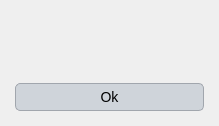
<?xml version="1.0" encoding="UTF-8"?>
<ui version="4.0">
 <class>Dialog</class>
 <widget class="QDialog" name="Dialog">
  <property name="geometry">
   <rect>
    <x>0</x>
    <y>0</y>
    <width>219</width>
    <height>126</height>
   </rect>
  </property>
  <property name="windowTitle">
   <string>Dialog</string>
  </property>
  <property name="styleSheet">
   <string notr="true">
QLineEdit {
    font-family: 'Georgia'; /* Cambiar la fuente a Georgia */
    font-size: 14px; /* Cambiar el tamaño de la fuente */
    color: #000000; /* Color del texto (blanco) */
    background-color: #f0f0f0; /* Color de fondo del QLineEdit */
    border: 1px solid #000000; /* Borde blanco */
}

QComboBox {
    font-family: 'Georgia'; /* Cambiar la fuente a Georgia */
    font-size: 14px; /* Cambiar el tamaño de la fuente */
    color: #000000; /* Color del texto (blanco) */
    background-color: #cfd4da; /* Fondo oscuro del ComboBox */
}

QRadioButton {
    font-family: 'Georgia'; /* Cambiar la fuente a Georgia */
    font-size: 14px; /* Cambiar el tamaño de la fuente */
    color: #000000; /* Color del texto (blanco) */
}

QCheckBox {
    font-family: 'Georgia'; /* Cambiar la fuente a Georgia */
    font-size: 14px; /* Cambiar el tamaño de la fuente */
    color: #000000; /* Color del texto (blanco) */
}

/* Cambiar la fuente y estilo de los QPushButton */
QPushButton {
    font-family: 'Georgia'; /* Cambiar la fuente */
    font-size: 14px; /* Cambiar el tamaño de la fuente */
    color: #000000; /* Color del texto negro */
    background-color: #cfd4da; /* Fondo gris claro */
    border: 1px solid #a1a6ad; /* Borde gris medio */
    border-radius: 5px; /* Bordes redondeados */
    padding: 5px; /* Espaciado interno */
}

/* Estilo cuando el ratón pasa sobre el botón */
QPushButton:hover {
    color: #000000; /* Mantener el texto negro */
    background-color: #b7bcc3; /* Fondo gris un poco más oscuro al pasar el mouse */
}

/* Estilo cuando el botón está presionado */
QPushButton:pressed {
    background-color: #a6acb3; /* Fondo ligeramente más oscuro al presionar */
    color: #000000; /* Mantener el texto negro cuando se presiona */
}



/* Estilo general para QTableWidget y QTableView */
QTableWidget, QTableView {
    font-family: 'Georgia'; /* Cambiar la fuente a Georgia */
    font-size: 14px; /* Tamaño de la fuente */
    color: #000000; /* Color del texto negro */
    background-color: #e6e9ed; /* Fondo gris claro para la tabla */
    gridline-color: #a1a6ad; /* Color de las líneas de la tabla (gris medio) */
    selection-background-color: #b7bcc3; /* Color de fondo cuando se selecciona una celda (gris suave) */
    selection-color: #000000; /* Color del texto cuando la celda está seleccionada (negro) */
}

/* Estilo para el encabezado horizontal de la tabla */
QHeaderView::section {
    font-family: 'Georgia'; /* Cambiar la fuente a Georgia */
    font-size: 14px; /* Tamaño de la fuente */
    color: #000000; /* Color del texto negro */
    background-color: #cfd4da; /* Fondo gris claro del encabezado */
    border: 1px solid #a1a6ad; /* Borde gris medio entre las secciones */
    padding: 4px; /* Espaciado interno en el encabezado */
}

/* Estilo para las celdas de la tabla al pasar el mouse */
QTableWidget::item:hover, QTableView::item:hover {
    background-color: #b7bcc3; /* Fondo gris suave al pasar el mouse */
    color: #000000; /* Mantener el texto negro */
}

/* Estilo para las celdas cuando están seleccionadas */
QTableWidget::item:selected, QTableView::item:selected {
    background-color: #a6acb3; /* Fondo gris intermedio cuando está seleccionado */
    color: #000000; /* Texto negro cuando está seleccionado */
}

/* Ajustar el tamaño de las celdas */
QTableWidget::item, QTableView::item {
    padding: 4px; /* Espaciado interno de las celdas */
}

/* Estilo para el borde inferior de la tabla */
QTableCornerButton::section {
    background-color: #cfd4da; /* Fondo del botón de esquina */
    border: 1px solid #a1a6ad; /* Borde gris medio del botón de esquina */
}</string>
  </property>
  <layout class="QGridLayout" name="gridLayout">
   <property name="leftMargin">
    <number>15</number>
   </property>
   <property name="topMargin">
    <number>15</number>
   </property>
   <property name="rightMargin">
    <number>15</number>
   </property>
   <property name="bottomMargin">
    <number>15</number>
   </property>
   <property name="horizontalSpacing">
    <number>1</number>
   </property>
   <property name="verticalSpacing">
    <number>15</number>
   </property>
   <item row="0" column="0">
    <widget class="QLabel" name="warning">
     <property name="text">
      <string/>
     </property>
     <property name="alignment">
      <set>Qt::AlignCenter</set>
     </property>
    </widget>
   </item>
   <item row="1" column="0">
    <widget class="QPushButton" name="ok">
     <property name="text">
      <string>Ok</string>
     </property>
    </widget>
   </item>
  </layout>
 </widget>
 <resources/>
 <connections/>
</ui>
